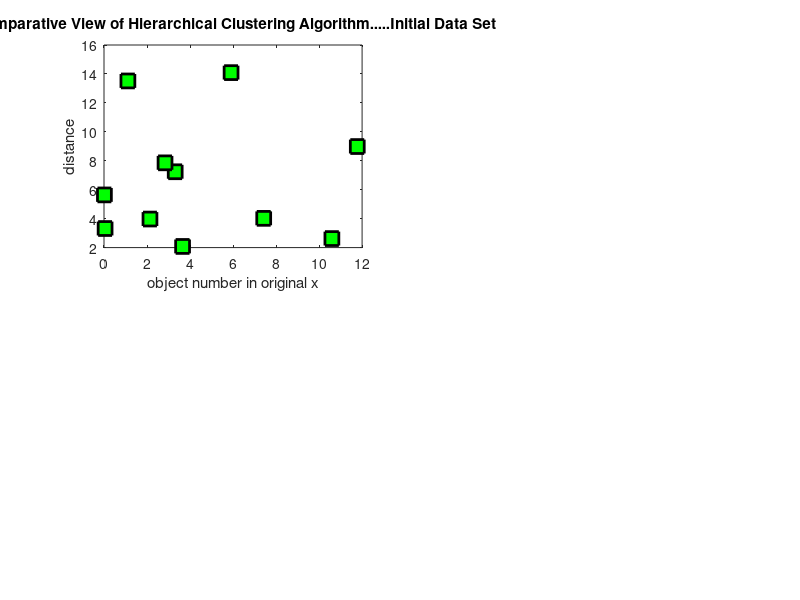

Write MATLAB code to recreate this figure. (Note: this script raises an error after producing the figure.)

function Tanu = hierarchical_algorithm_meskat

% b = xlsread('meskat-hierarchical_exercise.xlsx'); %read excel data
b = [7.426	4.0211;
10.596	2.6234;
3.6536	2.0797;
11.776	8.9833;
1.1113	13.516;
5.9083	14.091;
0.050912	3.3178;
3.3102	7.2401;
0.019509	5.6402 ;
2.8377	7.8567 ;
2.1373	3.9731 ]
subplot(2,2,1)

% plot(b(:,1),b(:,2),'r.','MarkerSize',18)
plot(b(:,1),b(:,2),'rs','LineWidth',2,...
                'MarkerEdgeColor','k',...
                'MarkerFaceColor','g',...
                'MarkerSize',10)
            title('.Comparative View of Hierarchical Clustering Algorithm.....Initial Data Set')
     xlabel('object number in original x')
ylabel('distance')      

 
Z = linkage_meskat
Z1 = complete_linkage_meskat
Z3 = average_linkage_meskat


end
function [Z] = linkage_meskat
b = xlsread('meskat-hierarchical_exercise.xlsx'); %read excel data


d = pdist(b);
% d = pdist(b,'cityblock');   %D = pdist(X) computes the Euclidean distance between pairs of objects in m-by-n data matrix X. Rows of X correspond to observations, and columns correspond to variables. D is a row vector of length m(m–1)/2, corresponding to pairs of observations in X. The distances are arranged in the order (2,1), (3,1), ..., (m,1), (3,2), ..., (m,2), ..., (m,m–1)). D is commonly used as a dissimilarity matrix in clustering or multidimensional scaling.
distance_matrix = squareform (d) %Format distance matrix
%  = disp( d2);
 
Z = linkage(d,'single');  %linkage(X,method) creates the tree using the specified method, where method describes how to measure the distance between clusters.
 c = cluster(Z,'maxclust',2)  %cluster(Z,'maxclust',n) constructs a maximum of n clusters using the 'distance' criterion. cluster finds the smallest height at which a horizontal cut through the tree leaves n or fewer clusters.
c2= cluster(Z,'cutoff',0.4,'criterion','distance') %cluster(Z,'cutoff',c,'criterion',criterion) uses the specified criterion for forming clusters, where criterion is one of the strings 'inconsistent' (default) or 'distance'. The 'distance' criterion uses the distance between the two subnodes merged at a node to measure node height. All leaves at or below a node with height less than c are grouped into a cluster.
  subplot(2,2,2);
H=dendrogram(Z,'ColorThreshold','default')

title('.....Hierarchical Clustering using Single Linkage Algorithm.....')
xlabel('object number in original x')
ylabel('distance')
set(H,'LineWidth',5)


end

function [Z1] = complete_linkage_meskat
b1 = xlsread('meskat-hierarchical_exercise.xlsx'); %read excel data


d1 = pdist(b1);
% d1 = pdist(b1,'cityblock');   %D = pdist(X) computes the Euclidean distance between pairs of objects in m-by-n data matrix X. Rows of X correspond to observations, and columns correspond to variables. D is a row vector of length m(m–1)/2, corresponding to pairs of observations in X. The distances are arranged in the order (2,1), (3,1), ..., (m,1), (3,2), ..., (m,2), ..., (m,m–1)). D is commonly used as a dissimilarity matrix in clustering or multidimensional scaling.
distance_matrix1 = squareform (d1) %Format distance matrix
%  = disp( d2);
 
Z1 = linkage(d1,'complete');  %linkage(X,method) creates the tree using the specified method, where method describes how to measure the distance between clusters.
 c45 = cluster(Z1,'maxclust',2)  %cluster(Z,'maxclust',n) constructs a maximum of n clusters using the 'distance' criterion. cluster finds the smallest height at which a horizontal cut through the tree leaves n or fewer clusters.
c29= cluster(Z1,'cutoff',0.4,'criterion','distance') %cluster(Z,'cutoff',c,'criterion',criterion) uses the specified criterion for forming clusters, where criterion is one of the strings 'inconsistent' (default) or 'distance'. The 'distance' criterion uses the distance between the two subnodes merged at a node to measure node height. All leaves at or below a node with height less than c are grouped into a cluster.
  subplot(2,2,3);
H1=dendrogram(Z1,'ColorThreshold','default')

title('.....Hierarchical Clustering using Complete Linkage Algorithm.....')
xlabel('object number in original x')
ylabel('distance')
set(H1,'LineWidth',5)


end

function [Z3] = average_linkage_meskat
b3 = xlsread('meskat-hierarchical_exercise.xlsx'); %read excel data


d3 = pdist(b3);
% d3 = pdist(b3,'cityblock');   %D = pdist(X) computes the Euclidean distance between pairs of objects in m-by-n data matrix X. Rows of X correspond to observations, and columns correspond to variables. D is a row vector of length m(m–1)/2, corresponding to pairs of observations in X. The distances are arranged in the order (2,1), (3,1), ..., (m,1), (3,2), ..., (m,2), ..., (m,m–1)). D is commonly used as a dissimilarity matrix in clustering or multidimensional scaling.
distance_matrix3 = squareform (d3) %Format distance matrix 
Z3 = linkage(d3,'average');  %linkage(X,method) creates the tree using the specified method, where method describes how to measure the distance between clusters.
 c3 = cluster(Z3,'maxclust',2)  %cluster(Z,'maxclust',n) constructs a maximum of n clusters using the 'distance' criterion. cluster finds the smallest height at which a horizontal cut through the tree leaves n or fewer clusters.
c6= cluster(Z3,'cutoff',0.4,'criterion','distance') %cluster(Z,'cutoff',c,'criterion',criterion) uses the specified criterion for forming clusters, where criterion is one of the strings 'inconsistent' (default) or 'distance'. The 'distance' criterion uses the distance between the two subnodes merged at a node to measure node height. All leaves at or below a node with height less than c are grouped into a cluster.
  subplot(2,2,4);
H3=dendrogram(Z3,'ColorThreshold','default')

title('.....Hierarchical Clustering using Average Linkage Algorithm.....')
xlabel('object number in original x')
ylabel('distance')
set(H3,'LineWidth',5)


end
